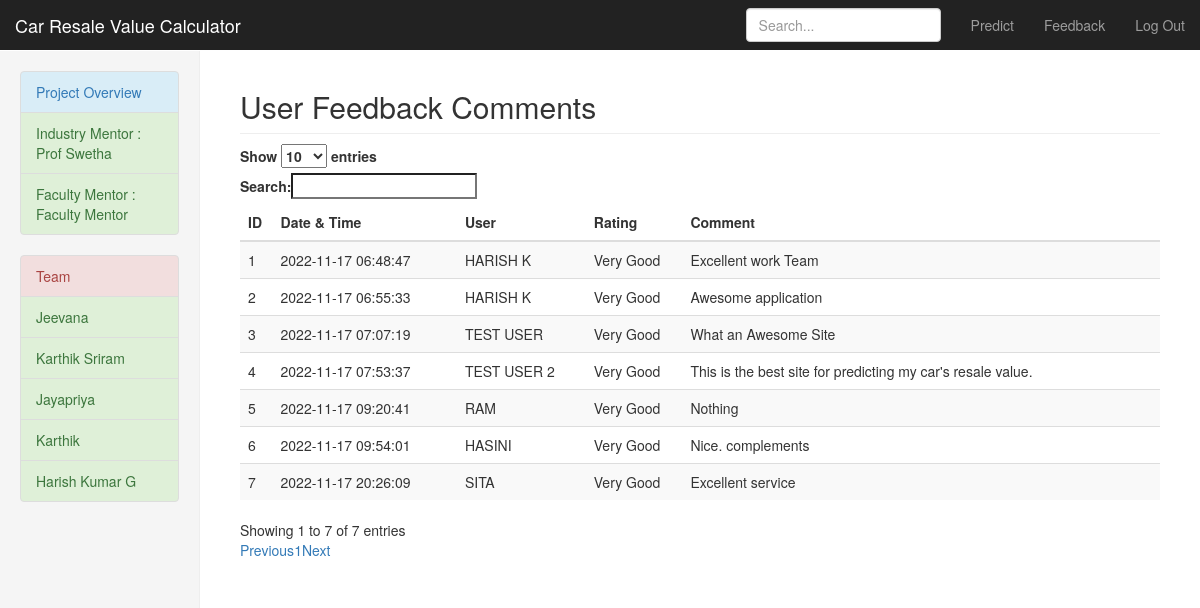
The page /feedbacklist (signed in) on the database its author committed.
### app.py (models this page shows)
class Feedback(db.Model):
    __tablename__ = 'feedback'
    id = db.Column(db.Integer, primary_key=True )
    created = db.Column(db.DateTime(timezone=False), server_default=func.now())
    username = db.Column(db.String(15))
    rating = db.Column(db.Integer)
    comment = db.Column(db.String(1000))

### app.py (the view)
@app.route('/feedbacklist')
@login_required
def feedbacklist():
    feedbacks = Feedback.query
    return render_template('feedback.html', feedbacks=feedbacks)

### app.py (called while the page is built)
@login_manager.user_loader
def load_user(user_id):
    return User.query.get(int(user_id))

### templates/feedback.html (shortened to what this page needs)
{% extends "bootstrap/base.html" %}
{% block styles %}
{{super()}}
<link rel="stylesheet" href="{{url_for('.static', filename='dashboard.css')}}">
{% endblock %}
{% block content %}
    <nav class="navbar navbar-inverse navbar-fixed-top">
      <div class="container-fluid">
        <div class="navbar-header">
          <a class="navbar-brand" href="{{ url_for('dashboard') }}">Car Resale Value Calculator</a>
        </div>
        <div id="navbar" class="navbar-collapse collapse">
          <ul class="nav navbar-nav navbar-right">
            <li><a href="{{ url_for('predict') }}">Predict</a></li>
            <li><a href="{{ url_for('feedbacklist') }}">Feedback</a></li>
            <li><a href="{{ url_for('logout') }}">Log Out</a></li>
          </ul>
          <form class="navbar-form navbar-right">
            <input type="text" class="form-control" placeholder="Search...">
          </form>
        </div>
      </div>
    </nav>
    <div class="container-fluid">
      <div class="row">
        <div class="col-sm-3 col-md-2 sidebar">
          <ul class="list-group">
            <li class="list-group-item list-group-item-info"><a href="#">Project Overview <span class="sr-only">(current)</span></a></li>
            <li class="list-group-item list-group-item-success">Industry Mentor :  Prof Swetha</li>
            <li class="list-group-item list-group-item-success">Faculty Mentor : Faculty Mentor</li>
          </ul>
          <ul class="list-group">
            <li class="list-group-item list-group-item-danger"><bold>Team</bold></li>
            <li class="list-group-item list-group-item-success">Jeevana</li>
            <li class="list-group-item list-group-item-success">Karthik Sriram</li>
            <li class="list-group-item list-group-item-success">Jayapriya</li>
            <li class="list-group-item list-group-item-success">Karthik</li>
            <li class="list-group-item list-group-item-success">Harish Kumar G</li>
          </ul>
        </div>
        <div class="col-sm-9 col-sm-offset-3 col-md-10 col-md-offset-2 main">
          <h2 class="sub-header">User Feedback Comments</h2>
          <div class="table-responsive">
            <table id="data" class="table table-striped">
              <thead>
                <tr>
                  <th>ID</th>
                  <th>Date & Time</th>
                  <th>User</th>
                  <th>Rating</th>
                  <th>Comment</th>
                </tr>
              </thead>
              <tbody>
                {% for rec in feedbacks %}
                  <tr>
                    <td>{{ rec.id }}</td>
                    <td>{{ rec.created }}</td>
                    <td>{{ rec.username }}</td>
                    <td>{{ rec.rating }}</td>
                    <td>{{ rec.comment }}</td>
                  </tr>
                {% endfor %}
              </tbody>
            </table>
          </div>
        </div>
      </div>
    </div>
{% endblock %}

### static/dashboard.css (style rules this page uses)
body { padding-top: 50px; }
.sub-header { padding-bottom: 10px; border-bottom: 1px solid #eee; }
.navbar-fixed-top { border: 0; }
.sidebar { display: none; }
@media (min-width: 768px) { .sidebar { position: fixed; top: 51px; bottom: 0; left: 0; z-index: 1000; display: block; padding: 20px; overflow-x: hidden; overflow-y: auto; background-color: #f5f5f5; border-right: 1px solid #eee; } }
.main { padding: 20px; }
@media (min-width: 768px) { .main { padding-right: 40px; padding-left: 40px; } }

### rows shown on the page
Feedback: id "1", created "2022-11-17 06:48:47", username "HARISH K", rating "Very Good", comment "Excellent work Team"
Feedback: id "2", created "2022-11-17 06:55:33", username "HARISH K", rating "Very Good", comment "Awesome application"
Feedback: id "3", created "2022-11-17 07:07:19", username "TEST USER", rating "Very Good", comment "What an Awesome Site"
Feedback: id "4", created "2022-11-17 07:53:37", username "TEST USER 2", rating "Very Good", comment "This is the best site for predicting my car's resale value."
Feedback: id "5", created "2022-11-17 09:20:41", username "RAM", rating "Very Good", comment "Nothing"
Feedback: id "6", created "2022-11-17 09:54:01", username "HASINI", rating "Very Good", comment "Nice. complements"
Feedback: id "7", created "2022-11-17 20:26:09", username "SITA", rating "Very Good", comment "Excellent service"
